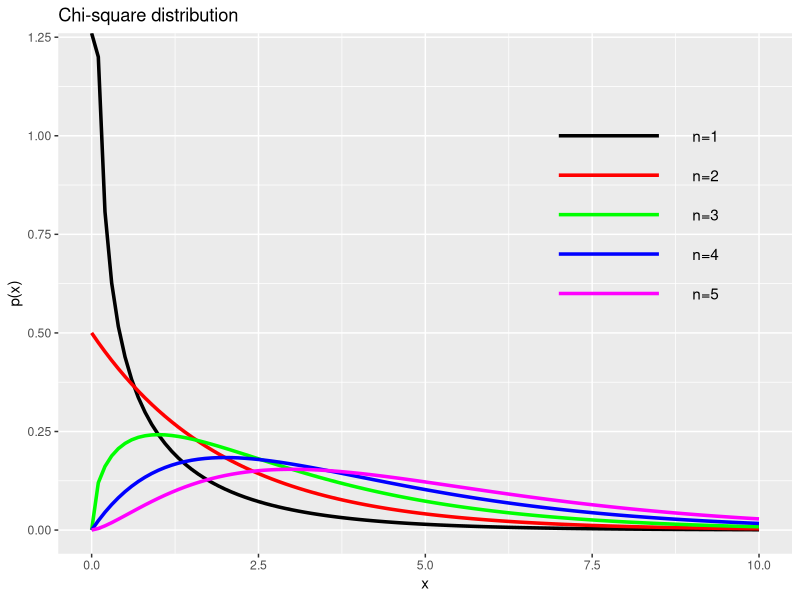

The R source for this figure:
library(ggplot2)

ggplot(data.frame(x=c(0,10)), aes(x=x)) +
  stat_function(fun=dchisq, args=list(df=1), colour="black", size=1.2) +
  stat_function(fun=dchisq, args=list(df=2), colour="red", size=1.2) +
  stat_function(fun=dchisq, args=list(df=3), colour="green", size=1.2) + 
  stat_function(fun=dchisq, args=list(df=4), colour="blue", size=1.2) + 
  stat_function(fun=dchisq, args=list(df=5), colour="magenta", size=1.2) +
  annotate("segment", x=7.0, xend=8.5, y=1.0, yend=1.0, colour="black", size=1.2) +
  annotate("segment", x=7.0, xend=8.5, y=0.9, yend=0.9, colour="red", size=1.2) + 
  annotate("segment", x=7.0, xend=8.5, y=0.8, yend=0.8, colour="green", size=1.2) +
  annotate("segment", x=7.0, xend=8.5, y=0.7, yend=0.7, colour="blue", size=1.2) +
  annotate("segment", x=7.0, xend=8.5, y=0.6, yend=0.6, colour="magenta", size=1.2) +  
  annotate("text", x=9.2, y=1.0, label="n=1") +
  annotate("text", x=9.2, y=0.9, label="n=2") + 
  annotate("text", x=9.2, y=0.8, label="n=3") + 
  annotate("text", x=9.2, y=0.7, label="n=4") +   
  annotate("text", x=9.2, y=0.6, label="n=5") +   
  ggtitle("Chi-square distribution") +
  labs(y="p(x)")
